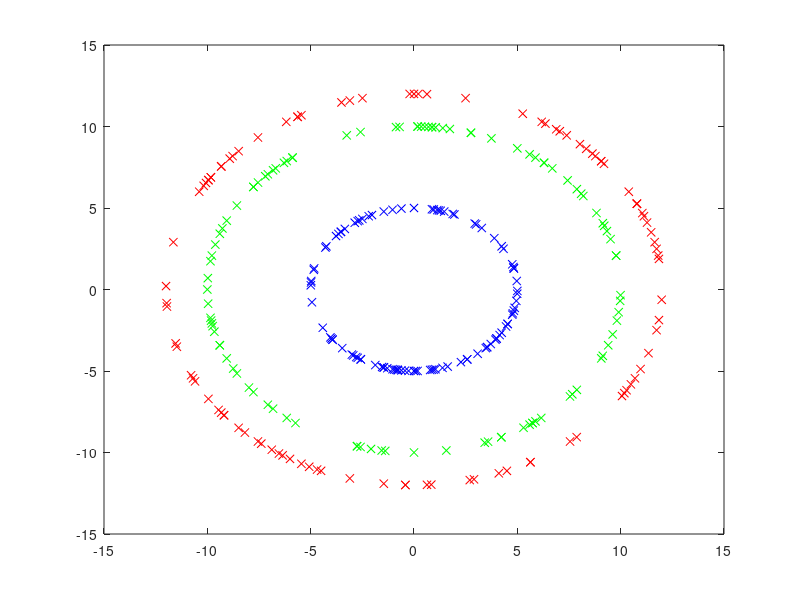

This figure's MATLAB source: (Note: this script raises an error after producing the figure.)
rng(12345678)

Number_of_neurons = 10 + mod(randi(100, 1), 10);

angles = randi(360, 300, 1)*pi/180 - pi;
radii  = [5*ones(100,1); 10*ones(100, 1); 12*ones(100, 1)];

[observations(:,1), observations(:,2)]= pol2cart(angles, radii);

figure; plot(observations(1:100, 1), observations(1:100, 2), 'bx')
hold on
plot(observations(101:200, 1), observations(101:200, 2), 'gx')
hold on
plot(observations(201:300, 1), observations(201:300, 2), 'rx')

labels = zeros(3, 300);
labels(1, 1:100)   = 1;
labels(2, 101:200) = 1;
labels(3, 201:300) = 1;

%%%%%%%%%%%%%%%%%%%%%

input_neurons=size(observations, 2);
hidden_neurons=Number_of_neurons;
output_neurons=size(labels, 1);
data=observations;

% Initialize parameters
epochs = 7000;
learning_rate = 0.002;
stopSIGN = 1e-6;
    
% Initialize weights and biases randomly 
W1 = randn(input_neurons, hidden_neurons);
b1 = rand(1, hidden_neurons)*0.0001;
W2 = randn(hidden_neurons, output_neurons);
b2 = rand(1, output_neurons)*0.0001;

% Initialize array to store loss values
loss_values = zeros(epochs, 1);

% Initialize array to store gradients
grad_W1 = zeros(size(W1));
grad_b1 = zeros(size(b1));
grad_W2 = zeros(size(W2));
grad_b2 = zeros(size(b2));

for iter = 1:epochs
    % Forward pass
    a = data * W1 + b1;
    h = Sigmoid(a);  % Applying sigmoid activation
    c = h * W2 + b2;
    q = Softmax(c); %Applying softmax activation
    c = h * W2 + b2;
   
    % Compute loss and gradient 
    N = size(labels, 2); % Number of samples
    K = size(labels, 1); % Number of output neurons
    loss = 0;
    dq = zeros(size(q));
    for i = 1:N
    % Compute loss for each sample
        for k = 1:K
            loss = loss + 0.5 * (q(i, k) - labels(k, i))^2;
        % Compute gradient for each sample
            dq(i, k) = q(i, k) - labels(k, i);
        end
    end
   % Compute average loss
    loss = loss / N;
    loss_values(iter) = loss;


    % Backpropagation
    dc = q.*(1-q).*dq;  
    grad_W2 = h' * dc;
    grad_b2 = sum(dc, 1);
    dh = dc * W2';
    da = dh .* sigmoid_derivative(a); 
    grad_W1 = data' * da;
    grad_b1 = sum(da, 1);

    
    % Parameter updates (gradient descent)
    W1 = W1 - learning_rate * grad_W1;
    b1 = b1 - learning_rate * grad_b1;
    W2 = W2 - learning_rate * grad_W2;
    b2 = b2 - learning_rate * grad_b2;
    
   norms = [norm(grad_W1), norm(grad_W2), norm(grad_b1), norm(grad_b2)];
   gradient_norm = norm(norms);
    
    % Check stopping criterion based on gradient norm
   
    if gradient_norm < stopSIGN
        fprintf('Stopping criterion reached. Gradient norm is below threshold.\n');
        break;
    end

    
end

% Plot the variation of loss over iterations
figure;
plot(1:epochs, loss_values, 'b-', 'LineWidth', 2);
xlabel('Iterations');
ylabel('Loss');
title('Loss over Iterations');
grid on;



%FUNCTIONS:

% Sigmoid activation function
function y = Sigmoid(x)
    y = 1 ./ (1 + exp(-x));
end


% Softmax activation function
function y = Softmax(x)
    exp_x = exp(x);
    y = exp_x ./ sum(exp_x, 2);
end


% Sigmoid activation function derivative
function y = sigmoid_derivative(x)
    y = Sigmoid(x) .* (1 - Sigmoid(x));
end

